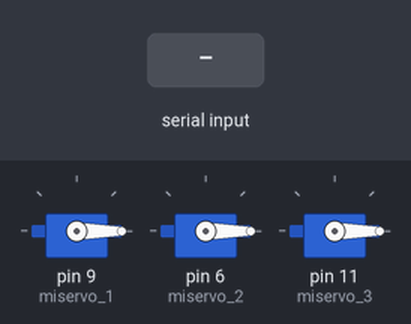
The sketch below on a simulated Arduino Uno, built for the host (arithmetic inside an expression is 32-bit, double 64-bit). On the bench: 3 × servo. Inputs (shaded band) come from the test bench.

Above: at 1.7 s.
1.8 s: "1" received over Serial
At 2.5 s:
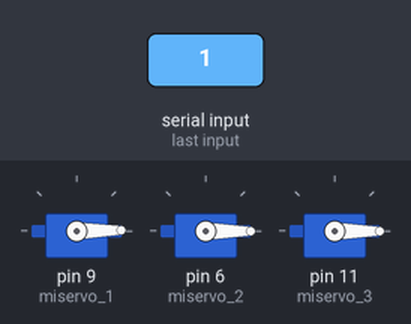
3.3 s: "5" received over Serial
At 3.7 s:
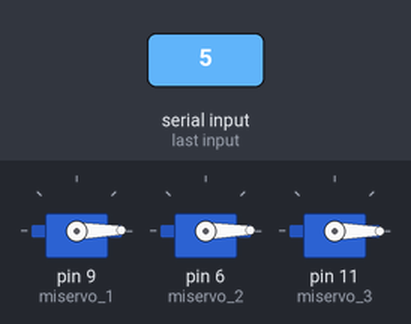
Timing chart, 0 to 6.3 s (numbered marks = the images above; inputs shaded):
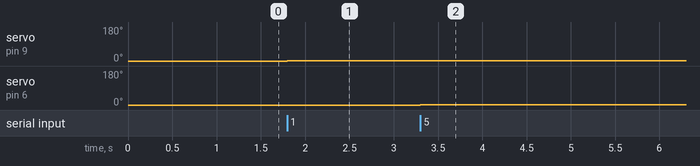

Measured:
- after the input at 1.8 s, servo on pin 9 (miservo_1): 0° → 1° at once
- after the input at 3.3 s, servo on pin 6 (miservo_2): 0° → 1° at once

The sketch:

Grua_5.0.ino
```cpp
#include <Servo.h>

Servo miservo_1;
Servo miservo_2;
Servo miservo_3;

volatile int grados1 = 0;
volatile int grados2 = 0;
volatile int grados3 = 0;

volatile byte estadoBluetooth = 0;


void setup() {

  //set timer2 interrupt every 128us
TCCR2A = 0;// set entire TCCR2A register to 0
TCCR2B = 0;// same for TCCR2B
TCNT2 = 0;//initialize counter value to 0
// set compare match register for 7.8khz increments
OCR2A = 255;// = (16*10^6) / (7812.5*8) - 1 (must be <256)
// turn on CTC mode
TCCR2A |= (1 << WGM21);
// Set CS11 bit for 8 prescaler
TCCR2B |= (1 << CS11);//////////////////////CS21   CS20  EN 1
// enable timer compare interrupt
TIMSK2 |= (1 << OCIE2A);


  Serial.begin(57600);

  miservo_1.attach(9, 350, 2900); //servo base, derecha-izquierda
  miservo_1.write(grados1);

  miservo_2.attach(6, 1000, 2000); //servo de la derecha, adelante-atras
  miservo_2.write(grados2);

  miservo_3.attach(11, 1000, 2000); //servo de la izqueirda, abajo
  miservo_3.write(grados3);
  delay(500);

}

void loop() {
  if (Serial.available()){

        estadoBluetooth = Serial.read();

        ///SERVO 1 -- DERECHA IZQUIERDA -- 9/// COPIAR ESTO PARA TODAS LAS INSTRUCCIONES DE SERVO
        if(estadoBluetooth == '1'){
          grados1++;
          if(grados1 >= 180){
            grados1 = 180;
          }
          miservo_1.write(grados1); //,0 para velocidad
        }

        if(estadoBluetooth == '3'){
          grados1--;
          if(grados1 <= 0){
            grados1 = 0;
          }
          miservo_1.write(grados1);
        }

        ///SERVO 2 -- ADELANTE ATRAS -- 6///
        if(estadoBluetooth == '5'){
          grados2++;
          if(grados2 >= 180){
            grados2 = 180;
          }
          miservo_2.write(grados2);
        }


        if(estadoBluetooth == '7'){
          grados2--;
          if(grados2 <= 0){
            grados2 = 0;
          }
          miservo_2.write(grados2);
        }


      }
}
```
